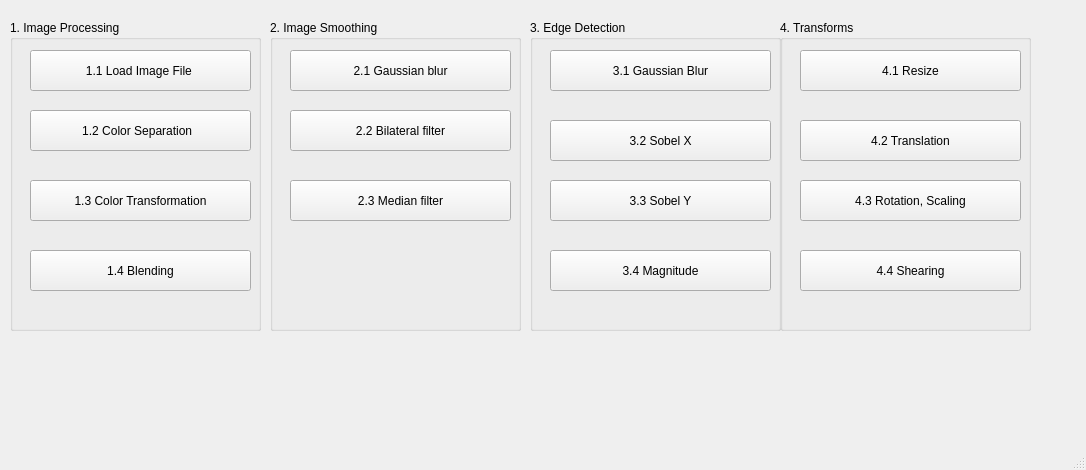
<?xml version="1.0" encoding="UTF-8"?>
<ui version="4.0">
 <class>MainWindow</class>
 <widget class="QMainWindow" name="MainWindow">
  <property name="geometry">
   <rect>
    <x>0</x>
    <y>0</y>
    <width>1086</width>
    <height>470</height>
   </rect>
  </property>
  <property name="windowTitle">
   <string>MainWindow</string>
  </property>
  <widget class="QWidget" name="centralwidget">
   <widget class="QGroupBox" name="groupBox_Q2">
    <property name="geometry">
     <rect>
      <x>270</x>
      <y>20</y>
      <width>251</width>
      <height>311</height>
     </rect>
    </property>
    <property name="title">
     <string>2. Image Smoothing</string>
    </property>
    <widget class="QPushButton" name="ButtonQ2_1">
     <property name="geometry">
      <rect>
       <x>20</x>
       <y>30</y>
       <width>221</width>
       <height>41</height>
      </rect>
     </property>
     <property name="text">
      <string>2.1 Gaussian blur</string>
     </property>
    </widget>
    <widget class="QPushButton" name="ButtonQ2_2">
     <property name="geometry">
      <rect>
       <x>20</x>
       <y>90</y>
       <width>221</width>
       <height>41</height>
      </rect>
     </property>
     <property name="text">
      <string>2.2 Bilateral filter</string>
     </property>
    </widget>
    <widget class="QPushButton" name="ButtonQ2_3">
     <property name="geometry">
      <rect>
       <x>20</x>
       <y>160</y>
       <width>221</width>
       <height>41</height>
      </rect>
     </property>
     <property name="text">
      <string>2.3 Median filter</string>
     </property>
    </widget>
   </widget>
   <widget class="QGroupBox" name="groupBox_Q3">
    <property name="geometry">
     <rect>
      <x>530</x>
      <y>20</y>
      <width>251</width>
      <height>311</height>
     </rect>
    </property>
    <property name="title">
     <string>3. Edge Detection</string>
    </property>
    <widget class="QPushButton" name="ButtonQ3_1">
     <property name="geometry">
      <rect>
       <x>20</x>
       <y>30</y>
       <width>221</width>
       <height>41</height>
      </rect>
     </property>
     <property name="text">
      <string>3.1 Gaussian Blur</string>
     </property>
    </widget>
    <widget class="QPushButton" name="ButtonQ3_2">
     <property name="geometry">
      <rect>
       <x>20</x>
       <y>100</y>
       <width>221</width>
       <height>41</height>
      </rect>
     </property>
     <property name="text">
      <string>3.2 Sobel X</string>
     </property>
    </widget>
    <widget class="QPushButton" name="ButtonQ3_3">
     <property name="geometry">
      <rect>
       <x>20</x>
       <y>160</y>
       <width>221</width>
       <height>41</height>
      </rect>
     </property>
     <property name="text">
      <string>3.3 Sobel Y</string>
     </property>
    </widget>
    <widget class="QPushButton" name="ButtonQ3_4">
     <property name="geometry">
      <rect>
       <x>20</x>
       <y>230</y>
       <width>221</width>
       <height>41</height>
      </rect>
     </property>
     <property name="text">
      <string>3.4 Magnitude</string>
     </property>
    </widget>
   </widget>
   <widget class="QGroupBox" name="groupBox_Q4">
    <property name="geometry">
     <rect>
      <x>780</x>
      <y>20</y>
      <width>251</width>
      <height>311</height>
     </rect>
    </property>
    <property name="title">
     <string>4. Transforms</string>
    </property>
    <widget class="QPushButton" name="ButtonQ4_1">
     <property name="geometry">
      <rect>
       <x>20</x>
       <y>30</y>
       <width>221</width>
       <height>41</height>
      </rect>
     </property>
     <property name="text">
      <string>4.1 Resize</string>
     </property>
    </widget>
    <widget class="QPushButton" name="ButtonQ4_2">
     <property name="geometry">
      <rect>
       <x>20</x>
       <y>100</y>
       <width>221</width>
       <height>41</height>
      </rect>
     </property>
     <property name="text">
      <string>4.2 Translation</string>
     </property>
    </widget>
    <widget class="QPushButton" name="ButtonQ4_3">
     <property name="geometry">
      <rect>
       <x>20</x>
       <y>160</y>
       <width>221</width>
       <height>41</height>
      </rect>
     </property>
     <property name="text">
      <string>4.3 Rotation, Scaling</string>
     </property>
    </widget>
    <widget class="QPushButton" name="ButtonQ4_4">
     <property name="geometry">
      <rect>
       <x>20</x>
       <y>230</y>
       <width>221</width>
       <height>41</height>
      </rect>
     </property>
     <property name="text">
      <string>4.4 Shearing</string>
     </property>
    </widget>
   </widget>
   <widget class="QGroupBox" name="groupBox_Q1">
    <property name="geometry">
     <rect>
      <x>10</x>
      <y>20</y>
      <width>251</width>
      <height>311</height>
     </rect>
    </property>
    <property name="title">
     <string>1. Image Processing</string>
    </property>
    <widget class="QPushButton" name="ButtonQ1_1">
     <property name="geometry">
      <rect>
       <x>20</x>
       <y>30</y>
       <width>221</width>
       <height>41</height>
      </rect>
     </property>
     <property name="text">
      <string>1.1 Load Image File </string>
     </property>
    </widget>
    <widget class="QPushButton" name="ButtonQ1_2">
     <property name="geometry">
      <rect>
       <x>20</x>
       <y>90</y>
       <width>221</width>
       <height>41</height>
      </rect>
     </property>
     <property name="text">
      <string>1.2 Color Separation  </string>
     </property>
    </widget>
    <widget class="QPushButton" name="ButtonQ1_3">
     <property name="geometry">
      <rect>
       <x>20</x>
       <y>160</y>
       <width>221</width>
       <height>41</height>
      </rect>
     </property>
     <property name="text">
      <string>1.3 Color Transformation</string>
     </property>
    </widget>
    <widget class="QPushButton" name="ButtonQ1_4">
     <property name="geometry">
      <rect>
       <x>20</x>
       <y>230</y>
       <width>221</width>
       <height>41</height>
      </rect>
     </property>
     <property name="text">
      <string>1.4 Blending</string>
     </property>
    </widget>
   </widget>
  </widget>
  <widget class="QMenuBar" name="menubar">
   <property name="geometry">
    <rect>
     <x>0</x>
     <y>0</y>
     <width>1086</width>
     <height>25</height>
    </rect>
   </property>
  </widget>
  <widget class="QStatusBar" name="statusbar"/>
 </widget>
 <resources/>
 <connections/>
</ui>
